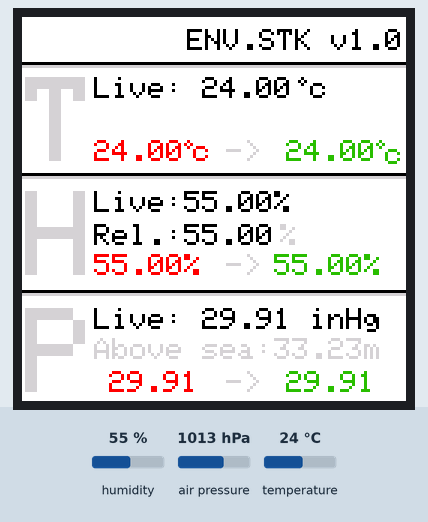
This sketch was run on a simulated Arduino Uno, built with avr-gcc and run on an emulated ATmega328P. Parts: 128×128 colour display. The test bench sets the inputs (shaded band); at power-on: humidity 55 %, air pressure 1013 hPa, temperature 24 °C. What the sketch prints to the serial monitor is not drawn.

Above: at 1.9 s.
2.0 s: humidity set to 22 %
At 3.3 s:
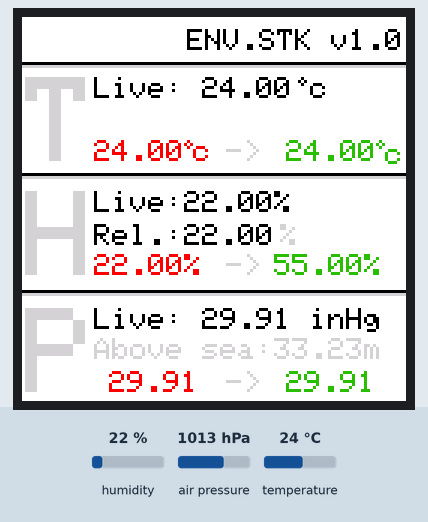
4.5 s: air pressure set to 952 hPa
At 6.2 s:
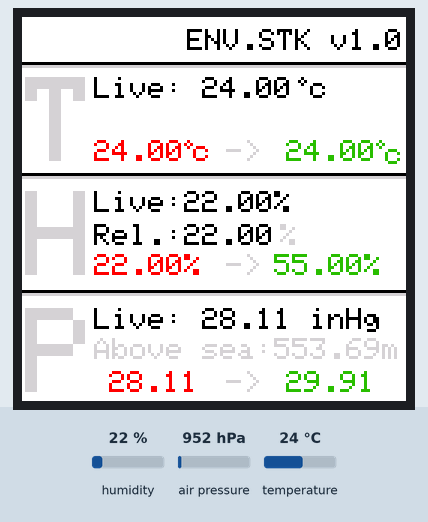
6.7 s: temperature set to 12 °C
At 7.8 s:
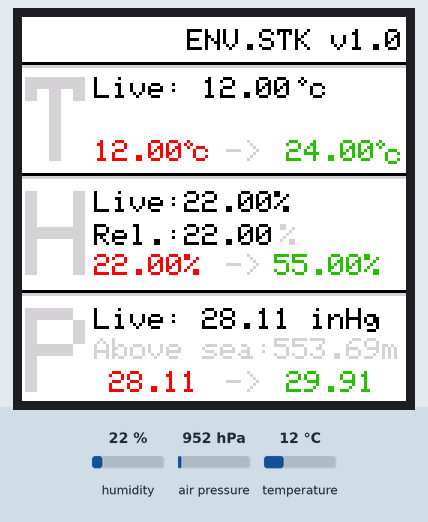
8.9 s: humidity set to 40 %
At 10.7 s:
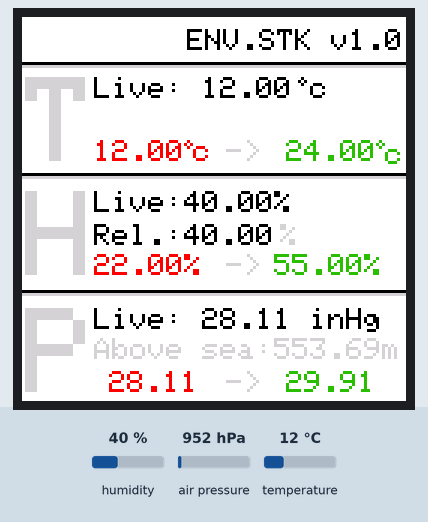
Timing chart, 0 to 12.1 s (numbered marks = the images above; inputs shaded):
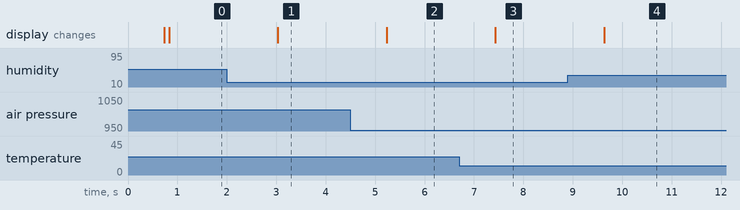

Measured:
- after the input at 2.0 s, the display: changes after 1.0 s (image 1)
- after the input at 4.5 s, the display: changes after 0.73 s (image 2)
- after the input at 6.7 s, the display: changes after 0.73 s (image 3)
- after the input at 8.9 s, the display: changes after 0.73 s (image 4)

The sketch:

Environment_Stalker_v1.0.ino
```cpp
#include <Wire.h>
#include <Adafruit_GFX.h>    // Core graphics library
#include <Adafruit_ST7735.h>
#include <Adafruit_BMP280.h>
#include <HTU21D.h>
#define TFT_RST   8
#define TFT_CS    10
#define TFT_DC    9
#define TFT_BLACK 0x0000
#define TFT_WHITE 0xFFFF
#define TFT_GREEN 0x2DE0
#define TFT_RED 0xF800
#define TFT_GREY 0xD69A
#define TFT_CYAN 0x1E1C
#define BMP280_I2C_ADDRESS  0x76
  float maxTemp = -999;
  float minTemp = 999;
  float maxPres = 10;
  float minPres = 40;
  float maxHumi = -95;
  float minHumi = 95;
//  float maxHic = -999;
//  float minHic = 999;
Adafruit_ST7735 tft = Adafruit_ST7735(TFT_CS, TFT_DC, TFT_RST);
Adafruit_BMP280  bmp280;


void setlinecolour(int x, int y, int size, int colour1, int colour2, char * text)
{
    tft.setCursor(x, y);                              // move cursor to position (5, 76) pixel
    tft.setTextSize(size);
    tft.setTextColor(colour1, colour2);
    tft.print(text);
}

  char _buffer[16];

  HTU21D myHTU21D(HTU21D_RES_RH12_TEMP14);

void setup(void)
{
  Serial.begin(9600);
  delay(500);
  Serial.println("Environment Stalker v1.0 - Coded by paul@fackinel.com");
  Serial.println("Local environment sensor readings, with low to medium accuracy.");
  Serial.println();

  tft.initR(INITR_144GREENTAB);
  tft.fillScreen(TFT_WHITE);
  tft.drawFastHLine(0, 15, tft.width(), TFT_BLACK);
  tft.drawFastHLine(0, 16, tft.width(), TFT_GREY);
  setlinecolour(55,4,1,TFT_BLACK,TFT_WHITE,"ENV.STK v1.0");

 while (myHTU21D.begin() != true)
  {
    tft.setTextColor(TFT_RED, TFT_BLACK);         // set text color to red and black background
    tft.setTextSize(2);                                // setting text size to 2
    tft.setCursor(5, 45);                              // move cursor to position (5, 76) pixel
    tft.print("HTU device");
    tft.setCursor(10, 70);                            // move cursor to position (35, 100) pixel
    tft.print("not found");
    Serial.println(F("HTU sensor malfunction, not initialising, device stopped."));
    Serial.println();
  }
  Serial.println(F("HTU21D, SHT21 sensor is active"));

  if ( bmp280.begin(BMP280_I2C_ADDRESS) == 0 )   // call bmp using the specified address modifier
  { // connection error or device address wrong!
    tft.setTextColor(TFT_RED, TFT_WHITE);         // set text color to red and black background
    tft.setTextSize(2);                                // setting text size to 2
    tft.setCursor(5, 45);                              // move cursor to position (5, 76) pixel
    tft.print("BMP device");
    tft.setCursor(10, 70);                            // move cursor to position (35, 100) pixel
    tft.print("not found");
    Serial.println(F("BMP-280 malfunction, not initialising, device stopped."));
    Serial.println();
    while (1);  // stay here
  }

    bmp280.setSampling(Adafruit_BMP280::MODE_NORMAL,     // Operating Mode. */
                  Adafruit_BMP280::SAMPLING_X2,     // Temp. oversampling */
                  Adafruit_BMP280::SAMPLING_X16,    // Pressure oversampling */
                  Adafruit_BMP280::FILTER_X16,      // Filtering. */
                  Adafruit_BMP280::STANDBY_MS_500); // Standby time. */

  tft.drawFastHLine(0,52,tft.width(), TFT_BLACK);  // draw horizontal seperation line at position (0, 55)pixel
  tft.drawFastHLine(0,53,tft.width(), TFT_GREY);  // draw horizontal seperation line at position (0, 55)pixel
  tft.drawFastHLine(0,91,tft.width(), TFT_BLACK);  // draw horizontal seperation line at position (0, 195)pixel
  tft.drawFastHLine(0,92,tft.width(), TFT_GREY);  // draw horizontal seperation line at position (0, 195)pixel
  tft.setTextColor(TFT_GREY, TFT_WHITE);                 // set text color to red and black background
  tft.setTextSize(4);
  tft.setCursor(1, 20);                                // move cursor to position (30, 20) pixel
  tft.print("T");                            // setting heading for first section
  tft.setCursor(1, 58);                                // move cursor to position (40, 60) pixel
  tft.print("H");                               // setting heading for second section
  tft.setCursor(1, 97);                               // move cursor to position (40, 100) pixel
  tft.print("P");                               // setting heading for third section
}
// main loop
void loop()
{

  // read temperature, humidity and pressure from the BMP280 sensor
    float tempdht = myHTU21D.readTemperature();
    float humi = myHTU21D.readHumidity();
    float compohumi = myHTU21D.readCompensatedHumidity();
    float temp = bmp280.readTemperature();                             // get temperature in °C
//  float hic = dht.computeHeatIndex(tempdht, humi, false);                      // Heat index temp in °c
    float pres = bmp280.readPressure() * (0.0295301 / 100);   // get pressure in inHg  taking into respect the change in temperature has on reading
    float alt = bmp280.readAltitude(1017.0);                             // get pressure in hPa

   //min-max calcs
  if (tempdht > maxTemp) maxTemp = tempdht;
  if (tempdht < minTemp) minTemp = tempdht;
  if (humi > maxHumi) maxHumi = humi;
  if (humi < minHumi) minHumi = humi;
  if (pres > maxPres) maxPres = pres;
  if (pres < minPres) minPres = pres;
//  if (hic > maxHic) maxHic = hic;
//  if (hic < minHic) minHic = hic;

  // print temperature (in °C)
  if(tempdht < 0)                              // if temperature < 0
    sprintf( _buffer, "-%02u.%02u", (int)abs(tempdht), (int)(abs(tempdht) * 100) % 100 );
  else                                      // if temperature >= 0
    sprintf( _buffer, " %02u.%02u", (int)tempdht, (int)(tempdht * 100) % 100 );// setting the value approximation
   setlinecolour(24,20,1,TFT_BLACK,TFT_WHITE,"Live:");
  if (tempdht < 0)
      tft.setTextColor(TFT_CYAN, TFT_WHITE);
  else
      tft.setTextColor(TFT_BLACK, TFT_WHITE);
  tft.print(_buffer);                             // print temperature from BMP-280 sensor
  tft.print(" c");
  tft.drawCircle(93, 21, 1, TFT_BLACK);
  //setlinecolour(24,31,1,TFT_BLACK,TFT_WHITE,"Humi: ");
  //tft.print(temp);
  //  if(hic < 0)                              // if temperature < 0
//  sprintf( _buffer, "-%02u.%02u", (int)abs(hic), (int)(abs(hic) * 100) % 100 );
//  else                                      // if temperature >= 0
//  sprintf( _buffer, " %02u.%02u", (int)hic, (int)(hic * 100) % 100 );// setting the value approximation
//  if(hic < 0)
//   tft.setTextColor(TFT_CYAN, TFT_WHITE);
//  else
  tft.setTextColor(TFT_BLACK, TFT_WHITE);
//  tft.print(_buffer);                             // print temperature from BMP-280 sensor
//  tft.print(" c");
//  tft.drawCircle(93, 32, 1, TFT_BLACK);                // print the degree symbol ( ° )(can be omitted if * is used instead)
  tft.setTextColor(TFT_RED, TFT_WHITE);  // set text color to yellow and black background
  tft.setCursor(18, 41);                          // move cursor to position (11,34) pixel
  if(minTemp < 0)                              // if temperature < 0
    sprintf( _buffer, "-%02u.%02u", (int)abs(minTemp), (int)(abs(minTemp) * 100) % 100 );
  else                                      // if temperature >= 0
    sprintf( _buffer, " %02u.%02u", (int)minTemp, (int)(minTemp * 100) % 100 );// setting the value approximation
  tft.print(_buffer);                             // print temperature from BMP-280 sensor
  tft.drawCircle(55, 42, 1, TFT_RED);                // print the degree symbol ( ° )(can be omitted if * is used instead)
  setlinecolour(57,41,1,TFT_RED,TFT_WHITE,"c");
  setlinecolour(68,41,1,TFT_GREY,TFT_WHITE,"->");
  tft.setTextColor(TFT_GREEN, TFT_WHITE);  // set text color to yellow and black background
  tft.setCursor(82, 41);                          // move cursor to position (11,34) pixel
  if(maxTemp < 0)                              // if temperature < 0
    sprintf( _buffer, "-%02u.%02u", (int)abs(maxTemp), (int)(abs(maxTemp) * 100) % 100 );
  else                                      // if temperature >= 0
    sprintf( _buffer, " %02u.%02u", (int)maxTemp, (int)(maxTemp * 100) % 100 );// setting the value approximation
  tft.print(_buffer);                             // print temperature from BMP-280 sensor
  tft.drawCircle(119, 42, 1, TFT_GREEN);                // print the degree symbol ( ° )(can be omitted if * is used instead)
  setlinecolour(121,42,1,TFT_GREEN,TFT_WHITE,"c");
  // 2: print humidity (in %)
  dtostrf(humi, 4, 2, _buffer);
  //sprintf( _buffer, " %02u.%02u", (int)humi, (int)(humi * 100) % 100);    //, (int)(humi * 100) % 100 );          // setting the value approximation , (int)temp, (int)(temp * 100) % 100 );
  setlinecolour(24,58,1,TFT_BLACK,TFT_WHITE,"Live:");
  tft.print(_buffer);                                 // print humidity from DHT-11 sensor
  tft.print("%");                                  // print the percentage symbol
  setlinecolour(24,69,1,TFT_BLACK,TFT_WHITE,"Rel.:");
  tft.print(compohumi);
  tft.setTextColor(TFT_RED, TFT_WHITE);  // set text color to yellow and black background
//  if(minHic < 0)
//    sprintf( _buffer, "-%02u.%02u", (int)minHic, (int)(minHic) );
//  else                                      // if temperature >= 0
//    sprintf( _buffer, "%02u.%02u", (int)minHic, (int)(minHic) );// setting the value approximation
//  tft.print(_buffer);
  setlinecolour(86,69,1,TFT_GREY,TFT_WHITE,"% ");
  tft.setTextColor(TFT_GREEN, TFT_WHITE);  // set text color to yellow and black background
//  tft.print(maxHic);
  tft.setTextColor(TFT_RED, TFT_WHITE);  // set text color to yellow and black background
  tft.setCursor(24, 79);                          // move cursor to position (11,34) pixel
  tft.print(minHumi);                             // print temperature from BMP-280 sensor
  tft.print("%");
  setlinecolour(68,79,1,TFT_GREY,TFT_WHITE,"->");
  tft.setTextColor(TFT_GREEN, TFT_WHITE);  // set text color to yellow and black background
  tft.setCursor(84, 79);                          // move cursor to position (11,34) pixel
  tft.print(maxHumi);                             // print temperature from BMP-280 sensor
  tft.print("%");
  // 3: print pressure (in hPa)
  dtostrf(pres, 4, 2, _buffer);
  setlinecolour(24,97,1,TFT_BLACK,TFT_WHITE,"Live: ");
  tft.print(_buffer);                                 // readout the pressure
  tft.print(" inHg");                                    // print unit of atmospheric pressure as hecto pascal
  tft.setTextColor(TFT_RED, TFT_WHITE);  // set text color to yellow and black background
  tft.setCursor(29,118);                          // move cursor to position (11,34) pixel
  tft.print(minPres);                             // print temperature from BMP-280 sensor
  setlinecolour(68,118,1,TFT_GREY,TFT_WHITE,"->");
  tft.setTextColor(TFT_GREEN, TFT_WHITE);  // set text color to yellow and black background
  tft.setCursor(88,118);                          // move cursor to position (11,34) pixel
  tft.print(maxPres);                             // print temperature from BMP-280 sensor
  //4: print altimeter reading - totally inaccurate unless specifically calibrated to day
  setlinecolour(24,107,1,TFT_GREY,TFT_WHITE,"Above sea:");
  tft.print(alt);               //
  tft.print("m");
    delay(1000);            // delay 20 seconds
 }
```
